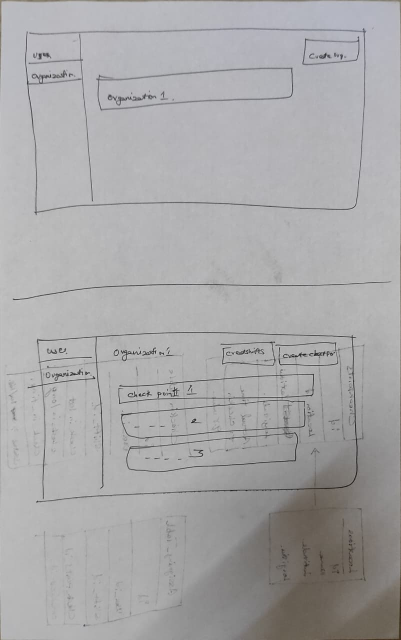
#> input picture patrol_backend/media/incidents/55596EB8-221/WhatsApp_Image_2025-09-20_at_12.12.05_8e262237.jpg, 802 x 1280 px (shown at 1/2 size)
$ python -i app.py   (imports and definitions only)
#> lines starting #> are read from the running program, lines starting #| are printed output that depends on the picture
#> further down, picture is the input picture: PIL image 802x1280 RGB; mean R, G, B 168.1, 167.4, 168.4
# -*- coding: utf-8 -*-
# Install dependencies before running:
# pip install pillow opencv-python gradio

import cv2
import numpy as np
from PIL import Image
import gradio as gr
import threading
import time
import os

# í¾¨ Convert image to pencil sketch
def convert_to_sketch(image):
    print("â Image received")
    img = np.array(image.convert("RGB"))
    img = cv2.resize(img, (800, 800))  # Resize for faster processing
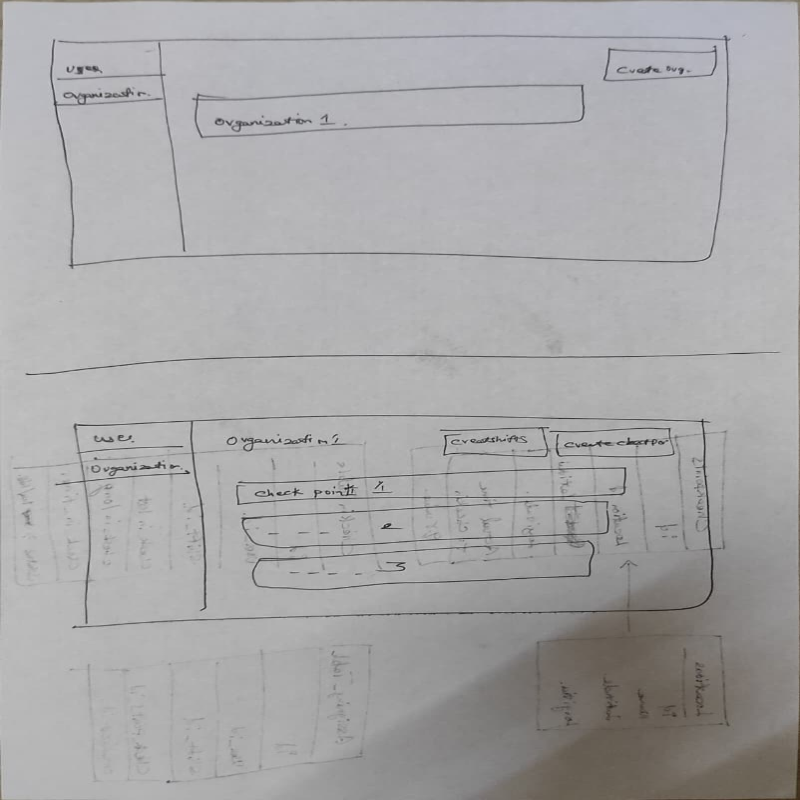
#> img: shape (800, 800, 3); mean R, G, B 168.1, 167.4, 168.3

    print("Converting to sketch...")
    gray = cv2.cvtColor(img, cv2.COLOR_RGB2GRAY)
    inv = 255 - gray
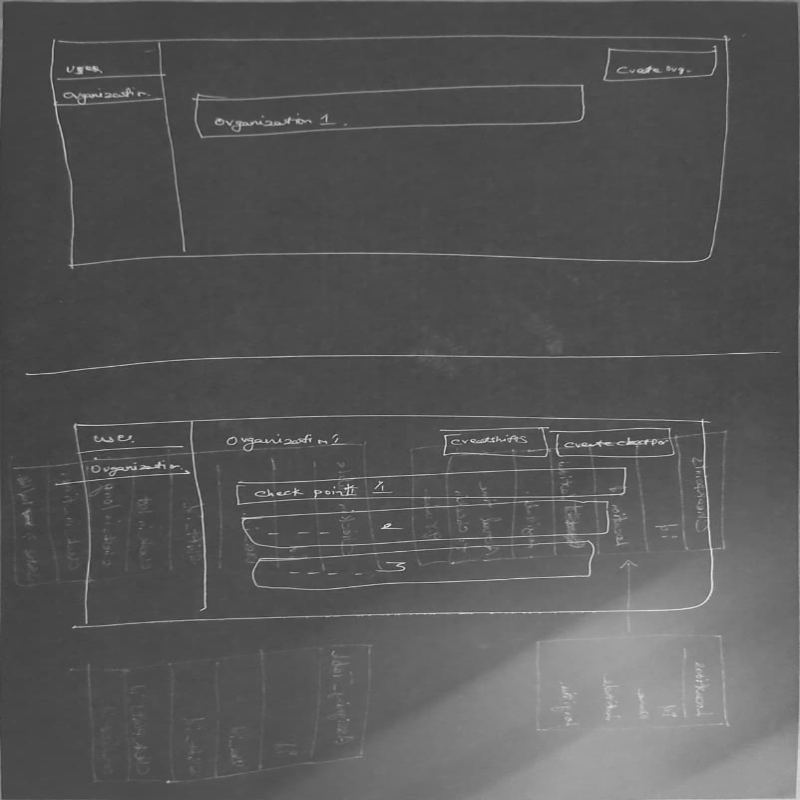
#> inv: shape (800, 800); min 47, max 231, mean 87.3
    blur = cv2.GaussianBlur(inv, (21, 21), 0)
    sketch = cv2.divide(gray, 255 - blur, scale=256)
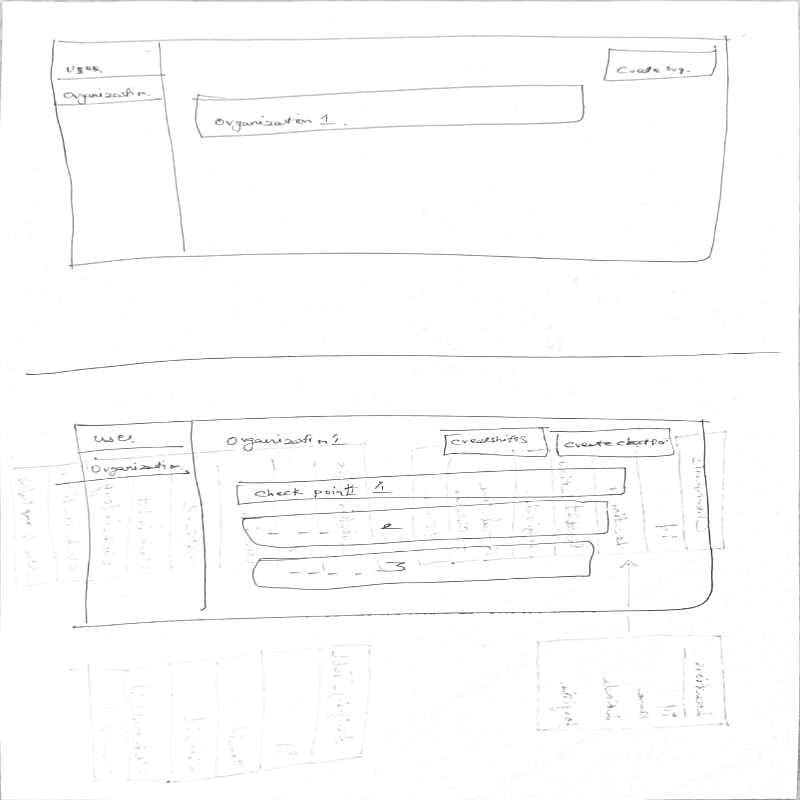
#> sketch: shape (800, 800); min 47, max 255, mean 252

    sketch_rgb = cv2.cvtColor(sketch, cv2.COLOR_GRAY2RGB)
    sketch_image = Image.fromarray(sketch_rgb)

    # í·¨ Trigger shutdown after short delay
    threading.Thread(target=shutdown_after_delay).start()

    return sketch_image, "â Pencil sketch successfully generated."

# â±ï¸ Shutdown function
def shutdown_after_delay():
    time.sleep(3)  # Give Gradio time to render the image and message
    print("\nâ Pencil sketch successfully generated. Program will now exit.")
    os._exit(0)

# í¼ Gradio interface
# [17 lines not run here, left out]

>>> from PIL import Image
>>> picture = Image.open('../patrol_backend/media/incidents/55596EB8-221/WhatsApp_Image_2025-09-20_at_12.12.05_8e262237.jpg')
>>> result = convert_to_sketch(picture)
